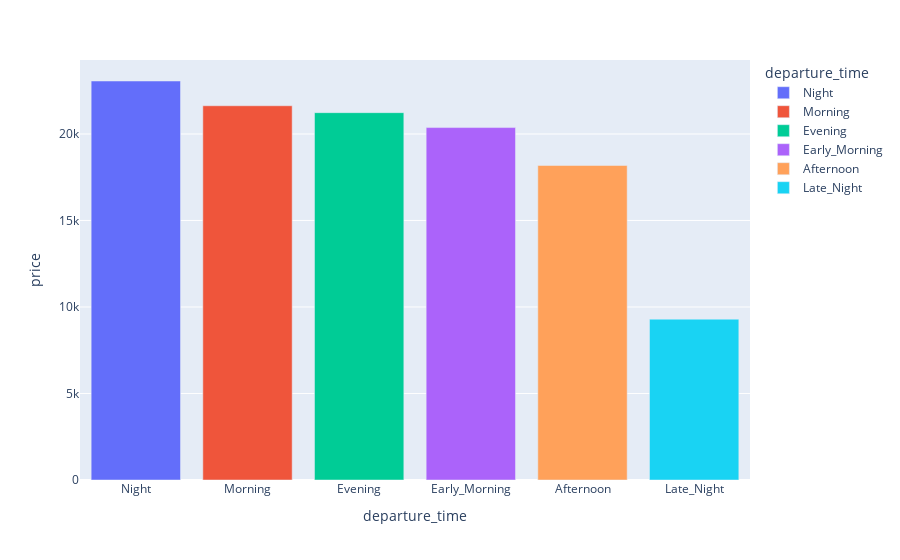

Here is the notebook cell this chart was saved with:
### Code cell
import plotly.express as px

group = df.groupby("departure_time")['price'].mean().reset_index()
group=group.sort_values(by='price',ascending=False)
fig = px.bar(group, x="departure_time", y="price", color="departure_time")
fig

### Figure 1 — Plotly figure (JSON) as saved in the notebook; plotly's stock layout.template omitted (floating-point values rounded to 4 significant figures)
{"data": [{"hovertemplate": "departure_time=%{x}<br>price=%{y}<extra></extra>", "legendgroup": "Night", "marker": {"color": "#636efa", "pattern": {"shape": ""}}, "name": "Night", "orientation": "v", "showlegend": true, "textposition": "auto", "type": "bar", "x": ["Night"], "xaxis": "x", "y": [23060.0], "yaxis": "y"}, {"hovertemplate": "departure_time=%{x}<br>price=%{y}<extra></extra>", "legendgroup": "Morning", "marker": {"color": "#EF553B", "pattern": {"shape": ""}}, "name": "Morning", "orientation": "v", "showlegend": true, "textposition": "auto", "type": "bar", "x": ["Morning"], "xaxis": "x", "y": [21630.0], "yaxis": "y"}, {"hovertemplate": "departure_time=%{x}<br>price=%{y}<extra></extra>", "legendgroup": "Evening", "marker": {"color": "#00cc96", "pattern": {"shape": ""}}, "name": "Evening", "orientation": "v", "showlegend": true, "textposition": "auto", "type": "bar", "x": ["Evening"], "xaxis": "x", "y": [21230.0], "yaxis": "y"}, {"hovertemplate": "departure_time=%{x}<br>price=%{y}<extra></extra>", "legendgroup": "Early_Morning", "marker": {"color": "#ab63fa", "pattern": {"shape": ""}}, "name": "Early_Morning", "orientation": "v", "showlegend": true, "textposition": "auto", "type": "bar", "x": ["Early_Morning"], "xaxis": "x", "y": [20370.0], "yaxis": "y"}, {"hovertemplate": "departure_time=%{x}<br>price=%{y}<extra></extra>", "legendgroup": "Afternoon", "marker": {"color": "#FFA15A", "pattern": {"shape": ""}}, "name": "Afternoon", "orientation": "v", "showlegend": true, "textposition": "auto", "type": "bar", "x": ["Afternoon"], "xaxis": "x", "y": [18180.0], "yaxis": "y"}, {"hovertemplate": "departure_time=%{x}<br>price=%{y}<extra></extra>", "legendgroup": "Late_Night", "marker": {"color": "#19d3f3", "pattern": {"shape": ""}}, "name": "Late_Night", "orientation": "v", "showlegend": true, "textposition": "auto", "type": "bar", "x": ["Late_Night"], "xaxis": "x", "y": [9295.0], "yaxis": "y"}], "layout": {"barmode": "relative", "legend": {"title": {"text": "departure_time"}, "tracegroupgap": 0}, "margin": {"t": 60}, "xaxis": {"anchor": "y", "categoryarray": ["Night", "Morning", "Evening", "Early_Morning", "Afternoon", "Late_Night"], "categoryorder": "array", "domain": [0, 1], "title": {"text": "departure_time"}}, "yaxis": {"anchor": "x", "domain": [0, 1], "title": {"text": "price"}}}}
